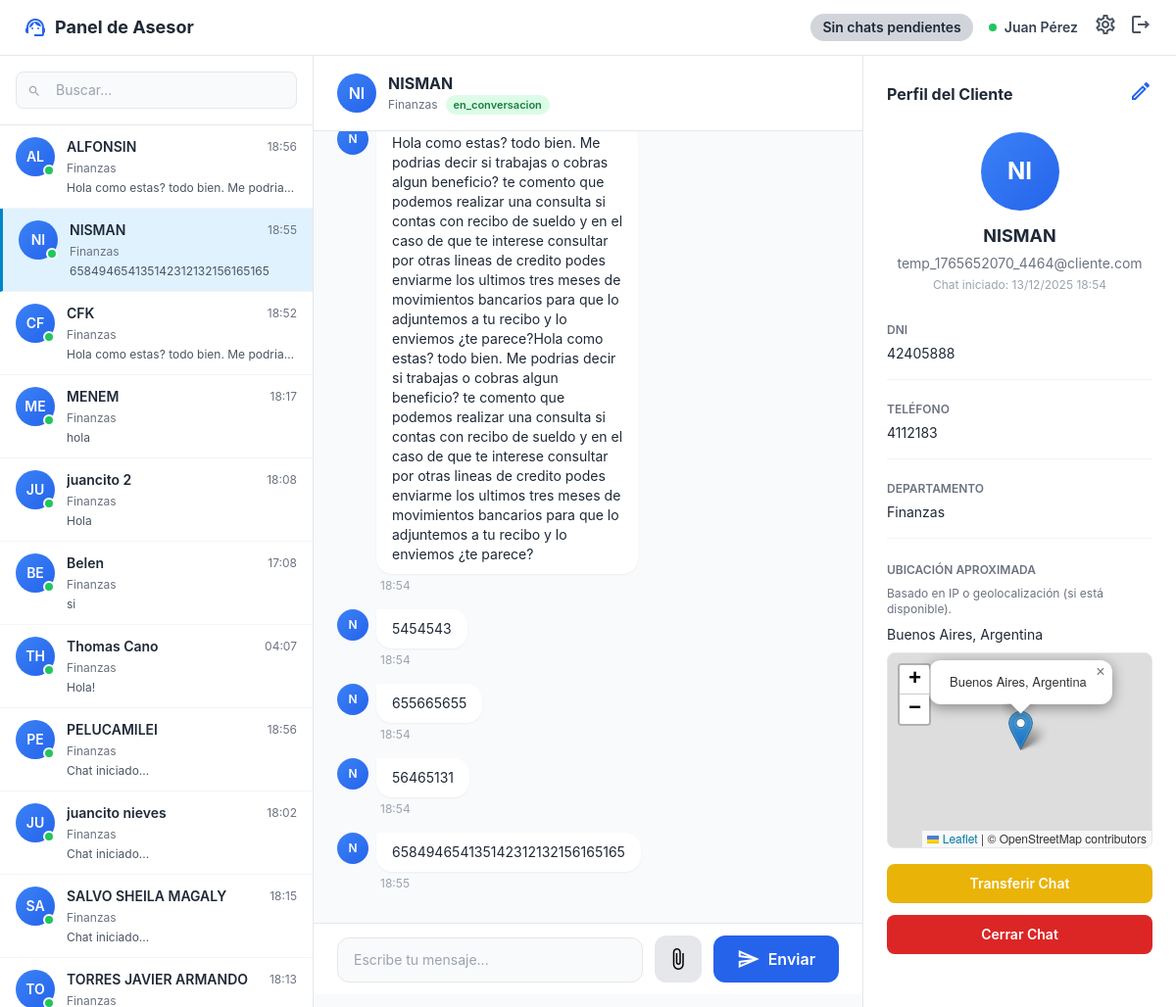
/panel_asesor.php?chat_id=216 (signed in), run on the app's committed database.
### tables this page shows
CREATE TABLE `chats` (
  `id` int(11) NOT NULL,
  `cliente_id` int(11) NOT NULL,
  `cuil_validado` varchar(13) DEFAULT NULL,
  `nombre_validado` varchar(255) DEFAULT NULL,
  `situacion_laboral` varchar(100) DEFAULT NULL,
  `banco` varchar(100) DEFAULT NULL,
  `fecha_solicitud_prestamo` datetime DEFAULT NULL,
  `api_enviado` tinyint(1) DEFAULT 0,
  `api_respuesta` text DEFAULT NULL,
  `asesor_id` int(11) DEFAULT NULL,
  `departamento_id` int(11) NOT NULL,
  `origen` enum('chatbot','manual') DEFAULT 'chatbot',
  `estado` enum('pendiente','esperando_asesor','en_conversacion','cerrado') NOT NULL DEFAULT 'pendiente',
  `fecha_inicio` timestamp NOT NULL DEFAULT current_timestamp(),
  `fecha_cierre` timestamp NULL DEFAULT NULL,
  `ultima_lectura_asesor` timestamp NULL DEFAULT NULL,
  `ip_cliente` varchar(45) DEFAULT NULL,
  `user_agent` text DEFAULT NULL,
  `mac_dispositivo` varchar(64) DEFAULT NULL,
  `ciudad` varchar(100) DEFAULT NULL,
  `pais` varchar(100) DEFAULT NULL,
  `latitud` decimal(10,7) DEFAULT NULL,
  `longitud` decimal(10,7) DEFAULT NULL
);

CREATE TABLE `usuarios` (
  `id` int(11) NOT NULL,
  `nombre` varchar(100) NOT NULL,
  `apellido` varchar(100) DEFAULT NULL,
  `email` varchar(150) NOT NULL,
  `codigo_area` varchar(10) DEFAULT NULL,
  `telefono` varchar(30) DEFAULT NULL,
  `password` varchar(255) NOT NULL,
  `rol` enum('admin','asesor','cliente') NOT NULL DEFAULT 'cliente',
  `estado` enum('activo','inactivo','suspendido') DEFAULT 'activo',
  `fecha_registro` timestamp NOT NULL DEFAULT current_timestamp()
);

CREATE TABLE `departamentos` (
  `id` int(11) NOT NULL,
  `nombre` varchar(100) NOT NULL
);

CREATE TABLE `mensajes` (
  `id` int(11) NOT NULL,
  `chat_id` int(11) NOT NULL,
  `emisor` enum('cliente','asesor','bot') NOT NULL,
  `usuario_id` int(11) DEFAULT NULL,
  `mensaje` text NOT NULL,
  `tiene_archivo` tinyint(1) DEFAULT 0,
  `fecha` timestamp NOT NULL DEFAULT current_timestamp()
);

CREATE TABLE `clientes_detalles` (
  `id` int(11) NOT NULL,
  `usuario_id` int(11) NOT NULL,
  `dni` varchar(50) DEFAULT NULL,
  `direccion` text DEFAULT NULL,
  `ciudad` varchar(120) DEFAULT NULL,
  `provincia` varchar(120) DEFAULT NULL,
  `fecha_nacimiento` date DEFAULT NULL
);

### panel_asesor.php (the view, shortened to what the rows shown need)
<?php
require_once 'backend/connection.php';
$asesor_id     = $_SESSION['asesor_id'];
$chat_activo_id = isset($_GET['chat_id']) ? intval($_GET['chat_id']) : null;
$chat_activo    = null;
$mensajes       = [];
if ($chat_activo_id) {
    $stmt = $pdo->prepare("
        SELECT c.*,
               u.nombre   AS cliente_nombre,
               u.email    AS cliente_email,
               u.telefono AS cliente_telefono,
               d.nombre   AS departamento_nombre,
               cd.dni     AS cliente_dni,
               c.ciudad,
               c.pais,
               c.latitud,
               c.longitud
        FROM chats c
        INNER JOIN usuarios u       ON c.cliente_id    = u.id
        LEFT JOIN departamentos d   ON c.departamento_id = d.id
        LEFT JOIN clientes_detalles cd ON cd.usuario_id = u.id
        WHERE c.id = ? AND c.asesor_id = ?
    ");
    $stmt->execute([$chat_activo_id, $asesor_id]);
    $chat_activo = $stmt->fetch(PDO::FETCH_ASSOC);
    if ($chat_activo) {
        $stmt = $pdo->prepare("
            SELECT m.*,
                   u.nombre AS usuario_nombre,
                   c.fecha_inicio AS chat_fecha_inicio,
                   a.id              AS archivo_id,
                   a.nombre_original,
                   a.nombre_guardado,
                   a.tipo_mime,
                   a.tamano,
                   a.ruta
            FROM mensajes m
            LEFT JOIN usuarios u      ON m.usuario_id = u.id
            LEFT JOIN chats c         ON m.chat_id    = c.id
            LEFT JOIN chat_archivos a ON a.mensaje_id = m.id
            WHERE c.cliente_id IN (
                SELECT usuario_id
                FROM clientes_detalles
                WHERE dni = (SELECT dni FROM clientes_detalles WHERE usuario_id = ? LIMIT 1)
            )
            ORDER BY m.fecha ASC
        ");
        $stmt->execute([$chat_activo['cliente_id']]);
        $mensajes = $stmt->fetchAll(PDO::FETCH_ASSOC);
    }
}
?>
<!DOCTYPE html>
<html lang="es">
<head>
    <script src="https://cdn.tailwindcss.com"></script>
    <link rel="stylesheet" href="https://unpkg.com/leaflet@1.9.4/dist/leaflet.css"/>
</head>
<body class="bg-gray-50 h-screen overflow-hidden">
<div class="bg-white border-b border-gray-200 px-6 py-3 flex items-center justify-between">
    <div class="flex items-center gap-4">
        <div class="flex items-center gap-2">
            <h1 class="text-lg font-bold text-gray-800">Panel de Asesor</h1>
        </div>
    </div>
</div>
    <div class="flex h-full min-h-0 overflow-hidden">
        <?php if ($chat_activo): ?>
        <div class="flex-1 flex flex-col bg-gray-50 min-h-0 overflow-hidden">
            <div class="bg-white border-b border-gray-200 px-6 py-4 flex items-center justify-between">
                <div class="flex items-center gap-3">
                    <div class="w-10 h-10 bg-gradient-to-br from-blue-500 to-blue-600 rounded-full flex items-center justify-center text-white font-semibold">
                        <?php echo strtoupper(substr($chat_activo['cliente_nombre'], 0, 2)); ?>
                    </div>
                    <div>
                        <h2 class="font-bold text-gray-800"><?php echo htmlspecialchars($chat_activo['cliente_nombre']); ?></h2>
                        <div class="flex items-center gap-2 text-xs text-gray-500">
                            <span><?php echo htmlspecialchars($chat_activo['departamento_nombre']); ?></span>
                            <?php if (!empty($chat_activo['estado'])): ?>
                                <span class="inline-flex items-center px-2 py-0.5 rounded-full text-[11px] font-semibold
                                    <?php echo $chat_activo['estado'] === 'en_conversacion' ? 'bg-green-100 text-green-700' : 'bg-gray-100 text-gray-700'; ?>">
                                    <?php echo htmlspecialchars($chat_activo['estado']); ?>
                                </span>
                            <?php endif; ?>
                        </div>
                    </div>
                </div>
            </div>
            <div id="chat-messages" class="flex-1 overflow-y-auto px-6 py-4 min-h-0 max-h-[calc(100vh-220px)]">
                <?php foreach ($mensajes as $msg): ?>
                    <?php if ($msg['emisor'] === 'cliente'): ?>
                    <div class="flex justify-start mb-4">
                        <div class="flex gap-2 max-w-[60%]">
                            <div class="w-8 h-8 bg-gradient-to-br from-blue-500 to-blue-600 rounded-full flex items-center justify-center flex-shrink-0">
                                <span class="text-white text-xs font-semibold">
                                    <?php echo strtoupper(substr($chat_activo['cliente_nombre'], 0, 1)); ?>
                                </span>
                            </div>
                            <div>
                                <div class="bg-white rounded-2xl rounded-tl-none px-4 py-2.5 shadow-sm">
                                    <p class="text-sm text-gray-800"><?php echo nl2br(htmlspecialchars($msg['mensaje'])); ?></p>
                                </div>
                                <span class="text-xs text-gray-400 mt-1 ml-1 block">
                                    <?php echo date('H:i', strtotime($msg['fecha'])); ?>
                                </span>
                            </div>
                        </div>
                    </div>
                    <?php endif; ?>
                <?php endforeach; ?>
            </div>
            <div class="bg-white border-t border-gray-200 px-6 py-3 flex-none">
                <div class="flex items-end gap-3 w-full">
                    <textarea id="message-input" rows="1" placeholder="Escribe tu mensaje..."
                        class="flex-1 px-4 py-3 bg-gray-50 border border-gray-200 rounded-xl resize-none focus:outline-none focus:ring-2 focus:ring-blue-500 text-sm"
                        style="max-height: 120px;"></textarea>
                    <button type="button" id="attach-button"
                            class="px-3 py-3 bg-gray-200 rounded-xl hover:bg-gray-300 transition flex items-center">
                        <span class="material-icons-outlined">attach_file</span>
                    </button>
                    <button type="button" onclick="sendMessage()"
                            class="px-6 py-3 bg-blue-600 text-white rounded-xl hover:bg-blue-700 transition flex items-center gap-2 font-semibold">
                        <span class="material-icons-outlined">send</span>
                        <span>Enviar</span>
                    </button>
                </div>
            </div>
        </div>
<div id="profile-panel" class="w-80 bg-white border-l border-gray-200 overflow-y-auto flex-none min-h-0">
    <div class="p-6">
        <div class="flex items-center justify-between mb-6">
            <h3 class="font-bold text-gray-800">Perfil del Cliente</h3>
            <?php if ($chat_activo): ?>
            <button onclick="toggleEditMode()" id="edit-profile-btn"
                    class="text-blue-600 hover:text-blue-800 transition">
                <span class="material-icons-outlined">edit</span>
            </button>
            <?php endif; ?>
        </div>
        <div class="text-center mb-6">
            <div class="w-20 h-20 bg-gradient-to-br from-blue-500 to-blue-600
                        rounded-full flex items-center justify-center
                        text-white font-bold text-2xl mx-auto mb-3">
                <?php echo strtoupper(substr($chat_activo['cliente_nombre'], 0, 2)); ?>
            </div>
            <div id="view-nombre" class="font-bold text-gray-800 text-lg">
                <?php echo htmlspecialchars($chat_activo['cliente_nombre']); ?>
            </div>
            <div id="view-email" class="text-sm text-gray-500 mt-1">
                <?php echo htmlspecialchars($chat_activo['cliente_email']); ?>
            </div>
            <?php if (!empty($chat_activo['fecha_inicio'])): ?>
            <p class="text-xs text-gray-400 mt-1">
                Chat iniciado: <?php echo date('d/m/Y H:i', strtotime($chat_activo['fecha_inicio'])); ?>
            </p>
            <?php endif; ?>
        </div>
        <div class="space-y-4 mb-6">
            <div class="pb-4 border-b border-gray-100">
                <label class="text-xs text-gray-500 uppercase font-semibold">DNI</label>
                <p class="text-sm text-gray-800 mt-1">
                    <?php echo htmlspecialchars($chat_activo['cliente_dni'] ?: 'N/A'); ?>
                </p>
            </div>
            <div class="pb-4 border-b border-gray-100">
                <label class="text-xs text-gray-500 uppercase font-semibold">Teléfono</label>
                <div id="view-telefono" class="text-sm text-gray-800 mt-1">
                    <?php echo htmlspecialchars($chat_activo['cliente_telefono']); ?>
                </div>
            </div>
            <div class="pb-4 border-b border-gray-100">
                <label class="text-xs text-gray-500 uppercase font-semibold">Departamento</label>
                <p class="text-sm text-gray-800 mt-1">
                    <?php echo htmlspecialchars($chat_activo['departamento_nombre']); ?>
                </p>
            </div>
        </div>
        <div class="mb-6">
            <h4 class="text-xs text-gray-500 uppercase font-semibold mb-2">Ubicación aproximada</h4>
            <p class="text-xs text-gray-500 mb-2">
                Basado en IP o geolocalización (si está disponible).
            </p>
            <p class="text-sm text-gray-800 mb-2">
                <?php
                $ciudad = isset($chat_activo['ciudad']) ? $chat_activo['ciudad'] : null;
                $pais   = isset($chat_activo['pais'])   ? $chat_activo['pais']   : null;
                if ($ciudad || $pais) {
                    echo htmlspecialchars(trim($ciudad . ', ' . $pais, ', '));
                } else {
                    echo 'Ubicación no disponible';
                }
                ?>
            </p>
            <?php
            $tieneUbicacion = isset($chat_activo['latitud'], $chat_activo['longitud']) &&
                              $chat_activo['latitud']  !== null && $chat_activo['longitud']  !== null &&
                              $chat_activo['latitud']  !== ''   && $chat_activo['longitud']  !== '';
            ?>
            <?php if ($tieneUbicacion): ?>
                <div id="mapa-ubicacion" class="w-full h-40 rounded-lg border border-gray-200 overflow-hidden"></div>
            <?php else: ?>
                <div class="w-full h-24 rounded-lg border border-dashed border-gray-300 flex items-center justify-center text-xs text-gray-400">
                    Sin coordenadas almacenadas
                </div>
            <?php endif; ?>
            <button onclick="openTransferModal()"
                    class="w-full px-4 py-2.5 mb-3 mt-4 bg-yellow-500 text-white rounded-lg hover:bg-yellow-600 transition text-sm font-semibold">
                Transferir Chat
            </button>
            <button onclick="cerrarChat()"
                    class="w-full px-4 py-2.5 bg-red-600 text-white rounded-lg hover:bg-red-700 transition text-sm font-semibold">
                Cerrar Chat
            </button>
        </div>
    </div>
</div>
        <?php endif; ?>
    </div>
</body>
</html>

### data on the page
chats: cliente.nombre "NI", cliente.nombre "NISMAN", departamento.nombre "Finanzas", estado "en_conversacion", cliente.email "temp_1765652070_4464@cliente.com", fecha_inicio "13/12/2025 18:54", clientes_detalles.dni "42405888", cliente.telefono "4112183", ciudad+pais "Buenos Aires, Argentina"
mensajes: mensaje "Hola como estas? todo bien. Me podrias decir si trabajas o cobras algun beneficio? te comento que podemos realizar una consulta si contas con recibo de sueldo y en el caso de que te interese consultar por otras lineas de credito podes enviarme los ultimos tres meses de movimientos bancarios para que lo adjuntemos a tu recibo y lo enviemos ¿te parece?Hola como estas? todo bien. Me podrias decir si trabajas o cobras algun beneficio? te comento que podemos realizar una consulta si contas con recibo de sueldo y en el caso de que te interese consultar por otras lineas de credito podes enviarme los ultimos tres meses de movimientos bancarios para que lo adjuntemos a tu recibo y lo enviemos ¿te…", fecha "18:54"
usuarios: nombre "N"
mensajes: mensaje "5454543", fecha "18:54"
mensajes: mensaje "655665655", fecha "18:54"
mensajes: mensaje "56465131", fecha "18:54"
mensajes: mensaje "658494654135142312132156165165", fecha "18:55"

### other printed values
$asesor_nombre "Juan Pérez"
substr($chat['cliente_nombre'], 0, 2) "AL"
$chat['cliente_nombre'] "ALFONSIN"
date('H:i', strtotime($fecha)) "18:56"
$chat['departamento_nombre'] "Finanzas"
$chat['ultimo_mensaje'] "Hola como estas? todo bien. Me podria…"
substr($chat['cliente_nombre'], 0, 2) "NI"
$chat['cliente_nombre'] "NISMAN"
date('H:i', strtotime($fecha)) "18:55"
$chat['ultimo_mensaje'] "658494654135142312132156165165"
substr($chat['cliente_nombre'], 0, 2) "CF"
$chat['cliente_nombre'] "CFK"
date('H:i', strtotime($fecha)) "18:52"
substr($chat['cliente_nombre'], 0, 2) "ME"
$chat['cliente_nombre'] "MENEM"
